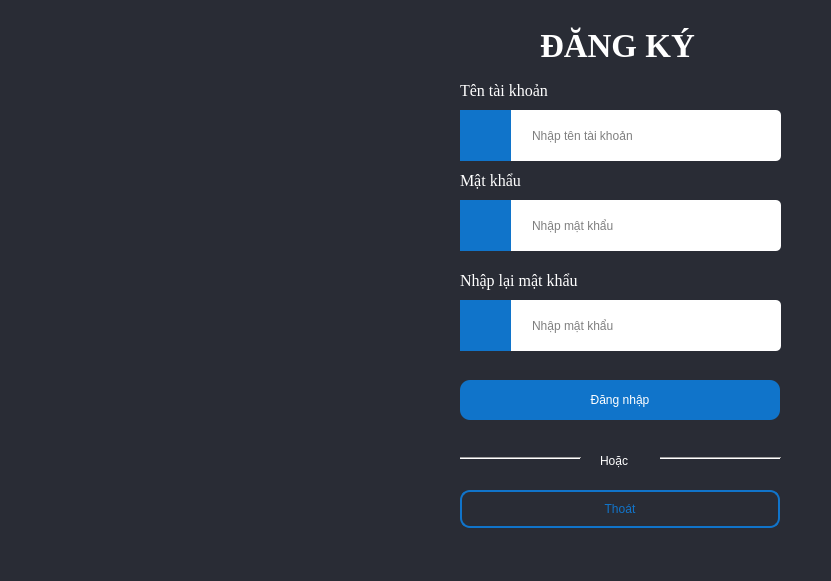
<?xml version="1.0" encoding="UTF-8"?>
<ui version="4.0">
 <class>Dialog</class>
 <widget class="QDialog" name="Dialog">
  <property name="geometry">
   <rect>
    <x>0</x>
    <y>0</y>
    <width>831</width>
    <height>581</height>
   </rect>
  </property>
  <property name="windowTitle">
   <string>Dialog</string>
  </property>
  <property name="styleSheet">
   <string notr="true">#Dialog{
background-color: #292C35;
}
</string>
  </property>
  <widget class="QLabel" name="label_4">
   <property name="geometry">
    <rect>
     <x>0</x>
     <y>0</y>
     <width>401</width>
     <height>601</height>
    </rect>
   </property>
   <property name="styleSheet">
    <string notr="true">background-image: url(:/image/bmdn3.jpg);
</string>
   </property>
   <property name="text">
    <string/>
   </property>
  </widget>
  <widget class="QPushButton" name="cancelButton">
   <property name="geometry">
    <rect>
     <x>460</x>
     <y>490</y>
     <width>320</width>
     <height>38</height>
    </rect>
   </property>
   <property name="styleSheet">
    <string notr="true">

color: #1074CA;
border-radius: 10px;
border: 2px solid #1074CA;


border-radius: 10px;
font: 12pt &quot;Times New Roman&quot;;

</string>
   </property>
   <property name="text">
    <string>Thoát</string>
   </property>
  </widget>
  <widget class="QLabel" name="label_3">
   <property name="geometry">
    <rect>
     <x>460</x>
     <y>170</y>
     <width>91</width>
     <height>21</height>
    </rect>
   </property>
   <property name="font">
    <font>
     <family>Times New Roman</family>
     <pointsize>12</pointsize>
     <weight>50</weight>
     <italic>false</italic>
     <bold>false</bold>
    </font>
   </property>
   <property name="styleSheet">
    <string notr="true">color: rgb(255, 255, 255);
font: 12pt &quot;Times New Roman&quot;;</string>
   </property>
   <property name="text">
    <string>Mật khẩu</string>
   </property>
  </widget>
  <widget class="QLineEdit" name="usernameInput">
   <property name="geometry">
    <rect>
     <x>470</x>
     <y>110</y>
     <width>311</width>
     <height>51</height>
    </rect>
   </property>
   <property name="styleSheet">
    <string notr="true">QLineEdit {
padding-left:60px;
border-radius: 5px;
	background-color: rgb(255, 255, 255);
	font: 10pt &quot;Times New Roman&quot;;

}


</string>
   </property>
   <property name="placeholderText">
    <string>Nhập tên tài khoản</string>
   </property>
  </widget>
  <widget class="QLabel" name="label">
   <property name="geometry">
    <rect>
     <x>540</x>
     <y>20</y>
     <width>251</width>
     <height>51</height>
    </rect>
   </property>
   <property name="maximumSize">
    <size>
     <width>16777212</width>
     <height>16777215</height>
    </size>
   </property>
   <property name="font">
    <font>
     <family>Times New Roman</family>
     <pointsize>25</pointsize>
     <weight>75</weight>
     <italic>false</italic>
     <bold>true</bold>
    </font>
   </property>
   <property name="styleSheet">
    <string notr="true">
color: rgb(255, 255, 255);</string>
   </property>
   <property name="text">
    <string>ĐĂNG KÝ</string>
   </property>
  </widget>
  <widget class="QLineEdit" name="passwordInput">
   <property name="geometry">
    <rect>
     <x>470</x>
     <y>200</y>
     <width>311</width>
     <height>51</height>
    </rect>
   </property>
   <property name="styleSheet">
    <string notr="true">QLineEdit {
padding-left:60px;
border-radius: 5px;
	background-color: rgb(255, 255, 255);
	font: 10pt &quot;Times New Roman&quot;;

}


</string>
   </property>
   <property name="inputMask">
    <string/>
   </property>
   <property name="echoMode">
    <enum>QLineEdit::Password</enum>
   </property>
   <property name="placeholderText">
    <string>Nhập mật khẩu</string>
   </property>
  </widget>
  <widget class="QPushButton" name="signupButton">
   <property name="geometry">
    <rect>
     <x>460</x>
     <y>380</y>
     <width>320</width>
     <height>40</height>
    </rect>
   </property>
   <property name="styleSheet">
    <string notr="true">
background-color: #1074CA;
color: rgb(255, 255, 255);
border-radius: 10px;
font: 12pt &quot;Times New Roman&quot;;

</string>
   </property>
   <property name="text">
    <string>Đăng nhập</string>
   </property>
  </widget>
  <widget class="QPushButton" name="showPasswordButton">
   <property name="geometry">
    <rect>
     <x>740</x>
     <y>210</y>
     <width>40</width>
     <height>40</height>
    </rect>
   </property>
   <property name="layoutDirection">
    <enum>Qt::RightToLeft</enum>
   </property>
   <property name="styleSheet">
    <string notr="true">border-radius:1px;</string>
   </property>
   <property name="text">
    <string/>
   </property>
   <property name="icon">
    <iconset>
     <normaloff>../../../../../../HUFLIT1/Nam3/BMHTTT/DoAN/icon/eyes_1.png</normaloff>../../../../../../HUFLIT1/Nam3/BMHTTT/DoAN/icon/eyes_1.png</iconset>
   </property>
   <property name="iconSize">
    <size>
     <width>30</width>
     <height>30</height>
    </size>
   </property>
  </widget>
  <widget class="QLabel" name="label_2">
   <property name="geometry">
    <rect>
     <x>460</x>
     <y>80</y>
     <width>111</width>
     <height>21</height>
    </rect>
   </property>
   <property name="font">
    <font>
     <family>Times New Roman</family>
     <pointsize>12</pointsize>
     <weight>50</weight>
     <italic>false</italic>
     <bold>false</bold>
    </font>
   </property>
   <property name="styleSheet">
    <string notr="true">color: rgb(255, 255, 255);
font: 12pt &quot;Times New Roman&quot;;</string>
   </property>
   <property name="text">
    <string>Tên tài khoản</string>
   </property>
  </widget>
  <widget class="QLabel" name="label_7">
   <property name="geometry">
    <rect>
     <x>460</x>
     <y>110</y>
     <width>51</width>
     <height>51</height>
    </rect>
   </property>
   <property name="styleSheet">
    <string notr="true">
background-color: #1074CA;</string>
   </property>
   <property name="text">
    <string/>
   </property>
  </widget>
  <widget class="QLabel" name="label_8">
   <property name="geometry">
    <rect>
     <x>470</x>
     <y>120</y>
     <width>30</width>
     <height>30</height>
    </rect>
   </property>
   <property name="styleSheet">
    <string notr="true">image: url(:/image/user.png);</string>
   </property>
   <property name="text">
    <string/>
   </property>
  </widget>
  <widget class="QLabel" name="label_9">
   <property name="geometry">
    <rect>
     <x>460</x>
     <y>200</y>
     <width>51</width>
     <height>51</height>
    </rect>
   </property>
   <property name="styleSheet">
    <string notr="true">
background-color: #1074CA;</string>
   </property>
   <property name="text">
    <string/>
   </property>
  </widget>
  <widget class="QLabel" name="label_10">
   <property name="geometry">
    <rect>
     <x>470</x>
     <y>210</y>
     <width>30</width>
     <height>30</height>
    </rect>
   </property>
   <property name="styleSheet">
    <string notr="true">
image: url(:/image/Khoa.png);</string>
   </property>
   <property name="text">
    <string/>
   </property>
  </widget>
  <widget class="QLabel" name="label_5">
   <property name="geometry">
    <rect>
     <x>600</x>
     <y>450</y>
     <width>55</width>
     <height>21</height>
    </rect>
   </property>
   <property name="styleSheet">
    <string notr="true">color: rgb(255, 255, 255);
font: 13pt &quot;Times New Roman&quot;;</string>
   </property>
   <property name="text">
    <string>Hoặc</string>
   </property>
  </widget>
  <widget class="Line" name="line">
   <property name="geometry">
    <rect>
     <x>460</x>
     <y>450</y>
     <width>121</width>
     <height>16</height>
    </rect>
   </property>
   <property name="orientation">
    <enum>Qt::Horizontal</enum>
   </property>
  </widget>
  <widget class="Line" name="line_2">
   <property name="geometry">
    <rect>
     <x>660</x>
     <y>450</y>
     <width>121</width>
     <height>16</height>
    </rect>
   </property>
   <property name="orientation">
    <enum>Qt::Horizontal</enum>
   </property>
  </widget>
  <widget class="QPushButton" name="showPasswordButton2">
   <property name="geometry">
    <rect>
     <x>740</x>
     <y>310</y>
     <width>40</width>
     <height>40</height>
    </rect>
   </property>
   <property name="layoutDirection">
    <enum>Qt::RightToLeft</enum>
   </property>
   <property name="styleSheet">
    <string notr="true">border-radius:1px;</string>
   </property>
   <property name="text">
    <string/>
   </property>
   <property name="icon">
    <iconset>
     <normaloff>../../../../../../HUFLIT1/Nam3/BMHTTT/DoAN/icon/eyes_1.png</normaloff>../../../../../../HUFLIT1/Nam3/BMHTTT/DoAN/icon/eyes_1.png</iconset>
   </property>
   <property name="iconSize">
    <size>
     <width>30</width>
     <height>30</height>
    </size>
   </property>
  </widget>
  <widget class="QLineEdit" name="passwordInput2">
   <property name="geometry">
    <rect>
     <x>470</x>
     <y>300</y>
     <width>311</width>
     <height>51</height>
    </rect>
   </property>
   <property name="styleSheet">
    <string notr="true">QLineEdit {
padding-left:60px;
border-radius: 5px;
	background-color: rgb(255, 255, 255);
	font: 10pt &quot;Times New Roman&quot;;

}


</string>
   </property>
   <property name="inputMask">
    <string/>
   </property>
   <property name="echoMode">
    <enum>QLineEdit::Password</enum>
   </property>
   <property name="placeholderText">
    <string>Nhập mật khẩu</string>
   </property>
  </widget>
  <widget class="QLabel" name="label_11">
   <property name="geometry">
    <rect>
     <x>470</x>
     <y>310</y>
     <width>30</width>
     <height>30</height>
    </rect>
   </property>
   <property name="styleSheet">
    <string notr="true">
image: url(:/image/Khoa.png);</string>
   </property>
   <property name="text">
    <string/>
   </property>
  </widget>
  <widget class="QLabel" name="label_12">
   <property name="geometry">
    <rect>
     <x>460</x>
     <y>300</y>
     <width>51</width>
     <height>51</height>
    </rect>
   </property>
   <property name="styleSheet">
    <string notr="true">
background-color: #1074CA;</string>
   </property>
   <property name="text">
    <string/>
   </property>
  </widget>
  <widget class="QLabel" name="label_6">
   <property name="geometry">
    <rect>
     <x>460</x>
     <y>270</y>
     <width>141</width>
     <height>21</height>
    </rect>
   </property>
   <property name="font">
    <font>
     <family>Times New Roman</family>
     <pointsize>12</pointsize>
     <weight>50</weight>
     <italic>false</italic>
     <bold>false</bold>
    </font>
   </property>
   <property name="styleSheet">
    <string notr="true">color: rgb(255, 255, 255);
font: 12pt &quot;Times New Roman&quot;;</string>
   </property>
   <property name="text">
    <string>Nhập lại mật khẩu</string>
   </property>
  </widget>
  <zorder>label_4</zorder>
  <zorder>cancelButton</zorder>
  <zorder>label_3</zorder>
  <zorder>usernameInput</zorder>
  <zorder>label</zorder>
  <zorder>passwordInput</zorder>
  <zorder>signupButton</zorder>
  <zorder>showPasswordButton</zorder>
  <zorder>label_2</zorder>
  <zorder>label_7</zorder>
  <zorder>label_8</zorder>
  <zorder>label_9</zorder>
  <zorder>label_10</zorder>
  <zorder>label_5</zorder>
  <zorder>line</zorder>
  <zorder>line_2</zorder>
  <zorder>passwordInput2</zorder>
  <zorder>label_6</zorder>
  <zorder>label_12</zorder>
  <zorder>showPasswordButton2</zorder>
  <zorder>label_11</zorder>
 </widget>
 <resources/>
 <connections/>
</ui>
